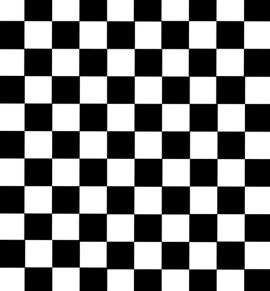
#> input picture Pic/chess.jpg, 270 x 291 px
$ python pic4.py
#> lines starting #> are read from the running program, lines starting #| are printed output that depends on the picture; after the words box and inside, x2 and y2 are one past the last pixel; in counts of white or black regions, pixels touching at a corner belong together
import cv2
import numpy as np
import matplotlib.pylab as plt

def cv_show(name,img):
    cv2.imshow(name,img)
    cv2.waitKey(1000)
    cv2.destroyAllWindows()

#harris角点检测
img = cv2.imread('chess.jpg')
#> img is the input picture: shape (291, 270, 3); min 0, max 255, mean 125.4
gray = cv2.cvtColor(img,cv2.COLOR_BGR2GRAY)
gray = np.float32(gray)

## 输入图像必须是 float32 ,最后一个参数在 0.04 到 0.06 之间
dst = cv2.cornerHarris(gray,2,3,0.04)
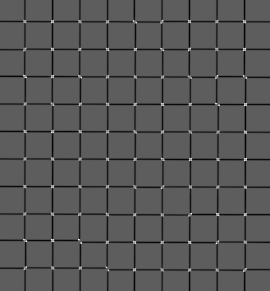
#> dst: shape (291, 270) float32; min -124194992, max 215770704, mean -7835645; drawn with min black and max white
print('dst.shape:',dst.shape)
#| dst.shape: (291, 270)

img[dst>0.001*dst.max()]=[0,0,255]
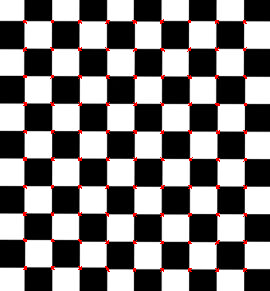
#> img: shape (291, 270, 3); 1.41% of pixels changed, all inside (x1, y1, x2, y2) = (23, 19, 247, 272)
cv_show('dst',img)
cv2.destroyAllWindows()

$ run again, with Pic/TX.jpg copied over Pic/chess.jpg
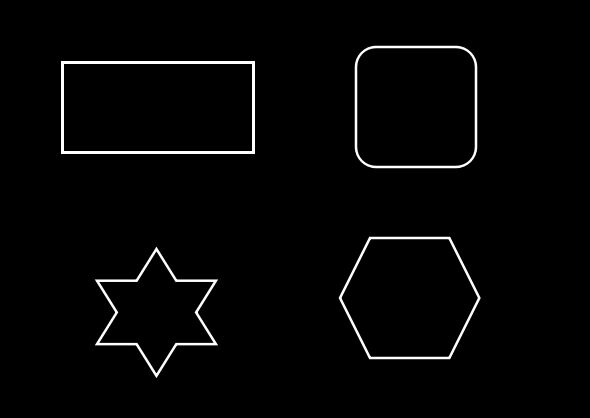
#> input picture Pic/TX.jpg, 590 x 418 px
#> img is the input picture: shape (418, 590, 3); min 0, max 255, mean 5.3
#> `dst = cv2.cornerHarris(gray,2,3,0.04)`:
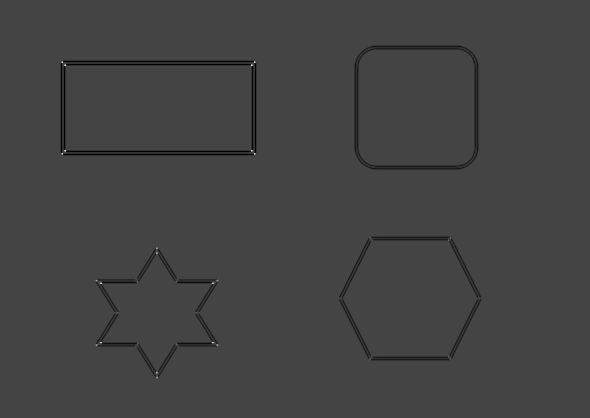
#> dst: shape (418, 590) float32; min -169130016, max 458335776, mean -2710600.8; drawn with min black and max white
#| dst.shape: (418, 590)
#> `img[dst>0.001*dst.max()]=[0,0,255]`:
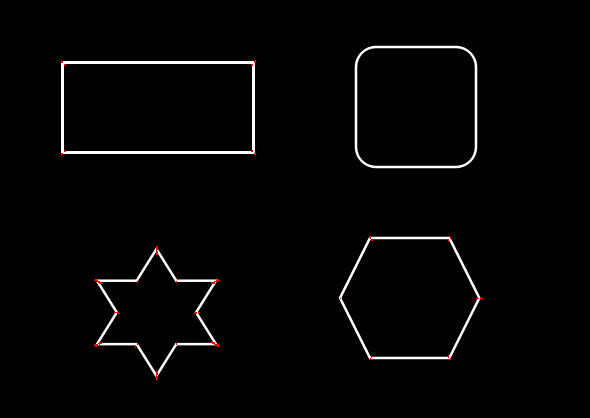
#> img: shape (418, 590, 3); 0.08% of pixels changed, all inside (x1, y1, x2, y2) = (61, 60, 483, 380)

$ run again, with Pic/TX2.jpg copied over Pic/chess.jpg
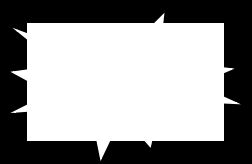
#> input picture Pic/TX2.jpg, 252 x 164 px
#> img is the input picture: shape (164, 252, 3); min 0, max 255, mean 146.6
#> `dst = cv2.cornerHarris(gray,2,3,0.04)`:
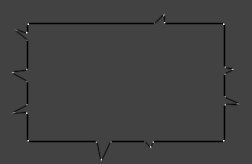
#> dst: shape (164, 252) float32; min -169130016, max 480436000, mean -3478362.2; drawn with min black and max white
#| dst.shape: (164, 252)
#> `img[dst>0.001*dst.max()]=[0,0,255]`:
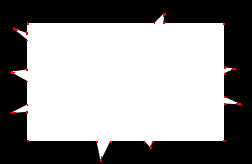
#> img: shape (164, 252, 3); 0.37% of pixels changed, all inside (x1, y1, x2, y2) = (10, 13, 241, 162)
